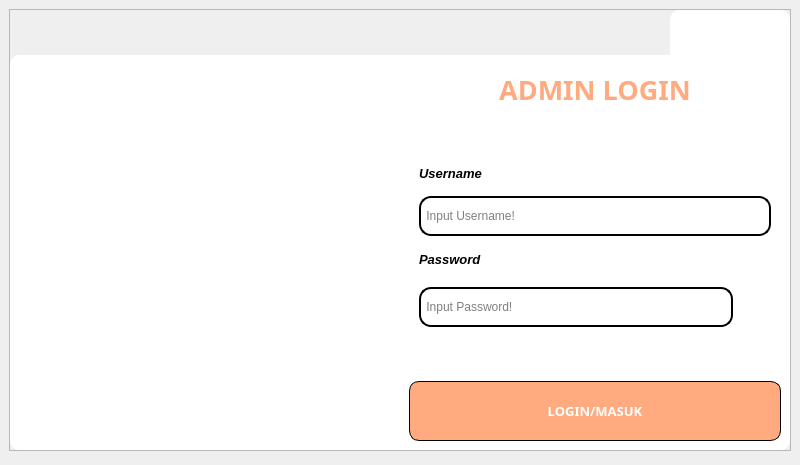
<?xml version="1.0" encoding="UTF-8"?>
<ui version="4.0">
 <class>MainWindow</class>
 <widget class="QMainWindow" name="MainWindow">
  <property name="geometry">
   <rect>
    <x>0</x>
    <y>0</y>
    <width>800</width>
    <height>465</height>
   </rect>
  </property>
  <property name="windowTitle">
   <string>MainWindow</string>
  </property>
  <widget class="QWidget" name="centralwidget">
   <property name="minimumSize">
    <size>
     <width>800</width>
     <height>460</height>
    </size>
   </property>
   <property name="maximumSize">
    <size>
     <width>800</width>
     <height>460</height>
    </size>
   </property>
   <layout class="QGridLayout" name="gridLayout">
    <item row="0" column="0">
     <widget class="QFrame" name="frame">
      <property name="frameShape">
       <enum>QFrame::Shape::StyledPanel</enum>
      </property>
      <property name="frameShadow">
       <enum>QFrame::Shadow::Raised</enum>
      </property>
      <layout class="QGridLayout" name="gridLayout_2">
       <property name="leftMargin">
        <number>0</number>
       </property>
       <property name="topMargin">
        <number>0</number>
       </property>
       <property name="rightMargin">
        <number>0</number>
       </property>
       <property name="bottomMargin">
        <number>0</number>
       </property>
       <property name="spacing">
        <number>0</number>
       </property>
       <item row="0" column="1">
        <widget class="QFrame" name="frame_2">
         <property name="minimumSize">
          <size>
           <width>120</width>
           <height>45</height>
          </size>
         </property>
         <property name="maximumSize">
          <size>
           <width>16777215</width>
           <height>45</height>
          </size>
         </property>
         <property name="styleSheet">
          <string notr="true">background-color: rgb(255, 255, 255);
border-top-left-radius: 10px;
border-top-right-radius: 10px;</string>
         </property>
         <property name="frameShape">
          <enum>QFrame::Shape::StyledPanel</enum>
         </property>
         <property name="frameShadow">
          <enum>QFrame::Shadow::Raised</enum>
         </property>
         <layout class="QGridLayout" name="gridLayout_3">
          <property name="leftMargin">
           <number>0</number>
          </property>
          <property name="topMargin">
           <number>0</number>
          </property>
          <property name="rightMargin">
           <number>0</number>
          </property>
          <property name="bottomMargin">
           <number>0</number>
          </property>
          <property name="spacing">
           <number>0</number>
          </property>
          <item row="0" column="0">
           <widget class="QPushButton" name="pushButton">
            <property name="minimumSize">
             <size>
              <width>30</width>
              <height>30</height>
             </size>
            </property>
            <property name="maximumSize">
             <size>
              <width>30</width>
              <height>30</height>
             </size>
            </property>
            <property name="styleSheet">
             <string notr="true">QPushButton{
	background-color: rgb(255, 255, 255);
	border-radius: 10px;
}
QPushButton:hover {
	background-color: rgb(255, 255, 0)
}</string>
            </property>
            <property name="text">
             <string/>
            </property>
            <property name="icon">
             <iconset resource="../res/resource.qrc">
              <normaloff>:/icon/icons/icons8-minimize-500.png</normaloff>:/icon/icons/icons8-minimize-500.png</iconset>
            </property>
            <property name="iconSize">
             <size>
              <width>20</width>
              <height>20</height>
             </size>
            </property>
            <property name="checkable">
             <bool>false</bool>
            </property>
           </widget>
          </item>
          <item row="0" column="1">
           <widget class="QPushButton" name="pushButton_2">
            <property name="minimumSize">
             <size>
              <width>30</width>
              <height>30</height>
             </size>
            </property>
            <property name="maximumSize">
             <size>
              <width>30</width>
              <height>30</height>
             </size>
            </property>
            <property name="styleSheet">
             <string notr="true">QPushButton{
	background-color: rgb(255, 255, 255);
	border-radius: 10px;
}
QPushButton:hover {
	background-color: rgb(255, 0, 0)
}</string>
            </property>
            <property name="text">
             <string/>
            </property>
            <property name="icon">
             <iconset resource="../res/resource.qrc">
              <normaloff>:/icon/icons/icons8-close-500.png</normaloff>:/icon/icons/icons8-close-500.png</iconset>
            </property>
            <property name="iconSize">
             <size>
              <width>20</width>
              <height>20</height>
             </size>
            </property>
           </widget>
          </item>
         </layout>
        </widget>
       </item>
       <item row="0" column="0">
        <spacer name="horizontalSpacer">
         <property name="orientation">
          <enum>Qt::Orientation::Horizontal</enum>
         </property>
         <property name="sizeHint" stdset="0">
          <size>
           <width>40</width>
           <height>20</height>
          </size>
         </property>
        </spacer>
       </item>
       <item row="1" column="0" colspan="2">
        <widget class="QFrame" name="frame_3">
         <property name="styleSheet">
          <string notr="true">background-color: rgb(255, 255, 255);
border-top-left-radius: 10px;
border-bottom-left-radius: 10px;
border-bottom-right-radius: 10px;</string>
         </property>
         <property name="frameShape">
          <enum>QFrame::Shape::StyledPanel</enum>
         </property>
         <property name="frameShadow">
          <enum>QFrame::Shadow::Raised</enum>
         </property>
         <layout class="QGridLayout" name="gridLayout_4">
          <property name="leftMargin">
           <number>0</number>
          </property>
          <property name="topMargin">
           <number>0</number>
          </property>
          <property name="rightMargin">
           <number>0</number>
          </property>
          <property name="bottomMargin">
           <number>0</number>
          </property>
          <property name="spacing">
           <number>0</number>
          </property>
          <item row="0" column="0">
           <widget class="QFrame" name="image">
            <property name="maximumSize">
             <size>
              <width>390</width>
              <height>395</height>
             </size>
            </property>
            <property name="styleSheet">
             <string notr="true">border-radius: 10px;
border-image: url(:/image/images/logo.jpeg);</string>
            </property>
            <property name="frameShape">
             <enum>QFrame::Shape::StyledPanel</enum>
            </property>
            <property name="frameShadow">
             <enum>QFrame::Shadow::Raised</enum>
            </property>
            <layout class="QGridLayout" name="gridLayout_8">
             <property name="leftMargin">
              <number>0</number>
             </property>
             <property name="topMargin">
              <number>0</number>
             </property>
             <property name="rightMargin">
              <number>0</number>
             </property>
             <property name="bottomMargin">
              <number>0</number>
             </property>
             <property name="spacing">
              <number>0</number>
             </property>
            </layout>
           </widget>
          </item>
          <item row="0" column="1">
           <widget class="QFrame" name="frame_5">
            <property name="frameShape">
             <enum>QFrame::Shape::StyledPanel</enum>
            </property>
            <property name="frameShadow">
             <enum>QFrame::Shadow::Raised</enum>
            </property>
            <layout class="QGridLayout" name="gridLayout_5">
             <item row="2" column="0" colspan="2">
              <widget class="QPushButton" name="adm_login_btn">
               <property name="minimumSize">
                <size>
                 <width>0</width>
                 <height>60</height>
                </size>
               </property>
               <property name="font">
                <font>
                 <family>Segoe UI Black</family>
                 <pointsize>10</pointsize>
                 <bold>true</bold>
                </font>
               </property>
               <property name="styleSheet">
                <string notr="true">QPushButton{
	background-color: rgb(255, 170, 127);
	border-top-right-radius: 10px;
	border-color: rgb(0, 0, 0);
	border-style: outset;
	border-width: 1px;
	color: rgb(255, 255, 255);
}
QPushButton:hover {
	background-color: rgb(193, 128, 96)
}
QPushButton:pressed {
	background-color: rgb(255, 210, 133)
}</string>
               </property>
               <property name="text">
                <string>LOGIN/MASUK</string>
               </property>
              </widget>
             </item>
             <item row="1" column="0" colspan="2">
              <widget class="QFrame" name="frame_6">
               <property name="styleSheet">
                <string notr="true"/>
               </property>
               <property name="frameShape">
                <enum>QFrame::Shape::StyledPanel</enum>
               </property>
               <property name="frameShadow">
                <enum>QFrame::Shadow::Raised</enum>
               </property>
               <layout class="QGridLayout" name="gridLayout_6">
                <property name="leftMargin">
                 <number>10</number>
                </property>
                <property name="topMargin">
                 <number>10</number>
                </property>
                <property name="rightMargin">
                 <number>10</number>
                </property>
                <property name="bottomMargin">
                 <number>10</number>
                </property>
                <property name="spacing">
                 <number>0</number>
                </property>
                <item row="2" column="0" colspan="2">
                 <widget class="QLineEdit" name="adm_username">
                  <property name="minimumSize">
                   <size>
                    <width>0</width>
                    <height>40</height>
                   </size>
                  </property>
                  <property name="styleSheet">
                   <string notr="true">border-radius: 12px;
border-color: rgb(0, 0, 0);
border-style: outset;
border-width: 2px</string>
                  </property>
                  <property name="placeholderText">
                   <string> Input Username!</string>
                  </property>
                 </widget>
                </item>
                <item row="1" column="0">
                 <widget class="QLabel" name="label_2">
                  <property name="maximumSize">
                   <size>
                    <width>16777215</width>
                    <height>30</height>
                   </size>
                  </property>
                  <property name="font">
                   <font>
                    <pointsize>10</pointsize>
                    <italic>true</italic>
                    <bold>true</bold>
                   </font>
                  </property>
                  <property name="text">
                   <string>Username</string>
                  </property>
                 </widget>
                </item>
                <item row="5" column="0">
                 <spacer name="verticalSpacer">
                  <property name="orientation">
                   <enum>Qt::Orientation::Vertical</enum>
                  </property>
                  <property name="sizeType">
                   <enum>QSizePolicy::Policy::Fixed</enum>
                  </property>
                  <property name="sizeHint" stdset="0">
                   <size>
                    <width>20</width>
                    <height>25</height>
                   </size>
                  </property>
                 </spacer>
                </item>
                <item row="0" column="0">
                 <spacer name="verticalSpacer_2">
                  <property name="orientation">
                   <enum>Qt::Orientation::Vertical</enum>
                  </property>
                  <property name="sizeType">
                   <enum>QSizePolicy::Policy::Fixed</enum>
                  </property>
                  <property name="sizeHint" stdset="0">
                   <size>
                    <width>20</width>
                    <height>20</height>
                   </size>
                  </property>
                 </spacer>
                </item>
                <item row="3" column="0">
                 <widget class="QLabel" name="label_3">
                  <property name="maximumSize">
                   <size>
                    <width>16777215</width>
                    <height>30</height>
                   </size>
                  </property>
                  <property name="font">
                   <font>
                    <pointsize>10</pointsize>
                    <italic>true</italic>
                    <bold>true</bold>
                   </font>
                  </property>
                  <property name="text">
                   <string>Password</string>
                  </property>
                 </widget>
                </item>
                <item row="4" column="0">
                 <widget class="QFrame" name="frame_7">
                  <property name="minimumSize">
                   <size>
                    <width>0</width>
                    <height>0</height>
                   </size>
                  </property>
                  <property name="maximumSize">
                   <size>
                    <width>16777215</width>
                    <height>50</height>
                   </size>
                  </property>
                  <property name="frameShape">
                   <enum>QFrame::Shape::StyledPanel</enum>
                  </property>
                  <property name="frameShadow">
                   <enum>QFrame::Shadow::Raised</enum>
                  </property>
                  <layout class="QGridLayout" name="gridLayout_7">
                   <property name="leftMargin">
                    <number>0</number>
                   </property>
                   <property name="topMargin">
                    <number>0</number>
                   </property>
                   <property name="rightMargin">
                    <number>0</number>
                   </property>
                   <property name="bottomMargin">
                    <number>0</number>
                   </property>
                   <property name="horizontalSpacing">
                    <number>6</number>
                   </property>
                   <property name="verticalSpacing">
                    <number>0</number>
                   </property>
                   <item row="0" column="1">
                    <widget class="QPushButton" name="show_btn">
                     <property name="maximumSize">
                      <size>
                       <width>40</width>
                       <height>40</height>
                      </size>
                     </property>
                     <property name="styleSheet">
                      <string notr="true">QPushButton: {
	color: rgb(255, 170, 127);
}</string>
                     </property>
                     <property name="text">
                      <string/>
                     </property>
                     <property name="icon">
                      <iconset resource="../res/resource.qrc">
                       <normaloff>:/icon/icons/icons8-hide-500.png</normaloff>
                       <normalon>:/icon/icons/icons8-show-500.png</normalon>:/icon/icons/icons8-hide-500.png</iconset>
                     </property>
                     <property name="iconSize">
                      <size>
                       <width>30</width>
                       <height>30</height>
                      </size>
                     </property>
                     <property name="checkable">
                      <bool>true</bool>
                     </property>
                    </widget>
                   </item>
                   <item row="0" column="0">
                    <widget class="QLineEdit" name="adm_password">
                     <property name="minimumSize">
                      <size>
                       <width>0</width>
                       <height>40</height>
                      </size>
                     </property>
                     <property name="styleSheet">
                      <string notr="true">border-radius: 12px;
border-color: rgb(0, 0, 0);
border-style: outset;
border-width: 2px</string>
                     </property>
                     <property name="maxLength">
                      <number>12</number>
                     </property>
                     <property name="echoMode">
                      <enum>QLineEdit::EchoMode::Password</enum>
                     </property>
                     <property name="placeholderText">
                      <string> Input Password!</string>
                     </property>
                    </widget>
                   </item>
                  </layout>
                 </widget>
                </item>
               </layout>
              </widget>
             </item>
             <item row="0" column="0" colspan="2">
              <widget class="QLabel" name="label">
               <property name="maximumSize">
                <size>
                 <width>16777215</width>
                 <height>50</height>
                </size>
               </property>
               <property name="font">
                <font>
                 <family>Segoe UI Black</family>
                 <pointsize>20</pointsize>
                 <bold>true</bold>
                </font>
               </property>
               <property name="styleSheet">
                <string notr="true">color: rgb(255, 170, 127);
</string>
               </property>
               <property name="text">
                <string>ADMIN LOGIN</string>
               </property>
               <property name="scaledContents">
                <bool>true</bool>
               </property>
               <property name="alignment">
                <set>Qt::AlignmentFlag::AlignCenter</set>
               </property>
               <property name="wordWrap">
                <bool>true</bool>
               </property>
               <property name="margin">
                <number>0</number>
               </property>
              </widget>
             </item>
            </layout>
           </widget>
          </item>
         </layout>
        </widget>
       </item>
      </layout>
     </widget>
    </item>
   </layout>
  </widget>
 </widget>
 <resources>
  <include location="../res/resource.qrc"/>
 </resources>
 <connections>
  <connection>
   <sender>pushButton_2</sender>
   <signal>clicked(bool)</signal>
   <receiver>MainWindow</receiver>
   <slot>close()</slot>
   <hints>
    <hint type="sourcelabel">
     <x>751</x>
     <y>30</y>
    </hint>
    <hint type="destinationlabel">
     <x>681</x>
     <y>0</y>
    </hint>
   </hints>
  </connection>
  <connection>
   <sender>pushButton</sender>
   <signal>pressed()</signal>
   <receiver>MainWindow</receiver>
   <slot>hide()</slot>
   <hints>
    <hint type="sourcelabel">
     <x>711</x>
     <y>29</y>
    </hint>
    <hint type="destinationlabel">
     <x>734</x>
     <y>0</y>
    </hint>
   </hints>
  </connection>
  <connection>
   <sender>pushButton</sender>
   <signal>released()</signal>
   <receiver>MainWindow</receiver>
   <slot>show()</slot>
   <hints>
    <hint type="sourcelabel">
     <x>696</x>
     <y>22</y>
    </hint>
    <hint type="destinationlabel">
     <x>709</x>
     <y>0</y>
    </hint>
   </hints>
  </connection>
 </connections>
</ui>
